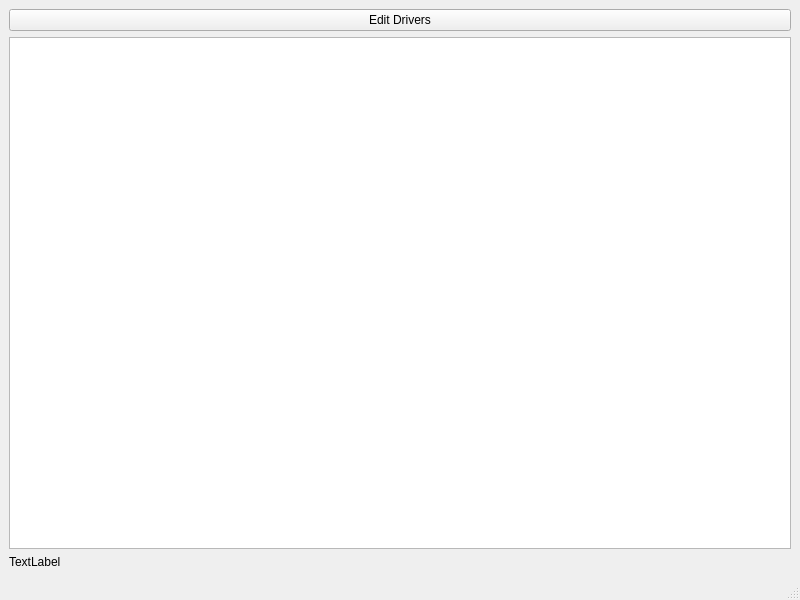
<?xml version="1.0" encoding="UTF-8"?>
<ui version="4.0">
 <class>MainWindow</class>
 <widget class="QMainWindow" name="MainWindow">
  <property name="geometry">
   <rect>
    <x>0</x>
    <y>0</y>
    <width>800</width>
    <height>600</height>
   </rect>
  </property>
  <property name="windowTitle">
   <string>MainWindow</string>
  </property>
  <widget class="QWidget" name="centralwidget">
   <layout class="QGridLayout" name="gridLayout_2">
    <item row="0" column="0">
     <layout class="QGridLayout" name="gridLayout">
      <item row="2" column="0">
       <widget class="QLabel" name="labelPackets">
        <property name="text">
         <string>TextLabel</string>
        </property>
       </widget>
      </item>
      <item row="1" column="0">
       <widget class="QTableView" name="tableView">
        <property name="sortingEnabled">
         <bool>true</bool>
        </property>
       </widget>
      </item>
      <item row="0" column="0">
       <widget class="QPushButton" name="buttonEditDrivers">
        <property name="text">
         <string>Edit Drivers</string>
        </property>
       </widget>
      </item>
     </layout>
    </item>
   </layout>
  </widget>
  <widget class="QMenuBar" name="menubar">
   <property name="geometry">
    <rect>
     <x>0</x>
     <y>0</y>
     <width>800</width>
     <height>19</height>
    </rect>
   </property>
  </widget>
  <widget class="QStatusBar" name="statusbar"/>
 </widget>
 <resources/>
 <connections/>
</ui>
